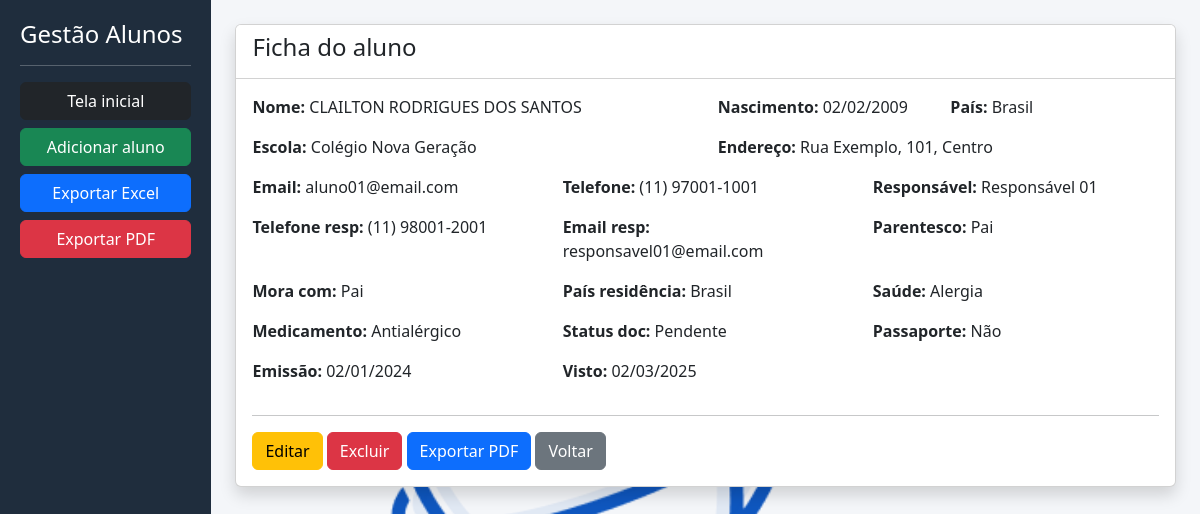
Page /detalhes/1 on the committed database.
### tables this page shows
CREATE TABLE alunos (
        id INTEGER PRIMARY KEY AUTOINCREMENT,
        nome TEXT,
        nascimento TEXT,
        escola TEXT,
        pais TEXT,
        endereco TEXT,
        email TEXT,
        telefone TEXT,
        responsavel TEXT,
        telefone_responsavel TEXT,
        email_responsavel TEXT,
        parentesco TEXT,
        mora_com TEXT,
        pais_residencia TEXT,
        saude TEXT,
        medicamento TEXT,
        status_doc TEXT,
        passaporte TEXT,
        emissao_passaporte TEXT,
        visto TEXT
    );

### app.py (the view)
@app.route("/detalhes/<int:id>")
def detalhes(id):
    conn = conectar()
    aluno = conn.execute(
        "SELECT * FROM alunos WHERE id=?",
        (id,)
    ).fetchone()
    conn.close()
    return render_template("detalhes.html", aluno=aluno)

### app.py (called while the page is built)
def conectar():
    return sqlite3.connect(DB)

### templates/detalhes.html
{% extends 'base.html' %}
{% block content %}
<div class="card shadow">
    <div class="card-header bg-white">
        <h4>Ficha do aluno</h4>
    </div>
    <div class="card-body">
        <div class="row">
            <div class="col-md-6 mb-3"><b>Nome:</b> {{ aluno[1] }}</div>
            <div class="col-md-3 mb-3"><b>Nascimento:</b> {{ aluno[2] }}</div>
            <div class="col-md-3 mb-3"><b>País:</b> {{ aluno[4] }}</div>
            <div class="col-md-6 mb-3"><b>Escola:</b> {{ aluno[3] }}</div>
            <div class="col-md-6 mb-3"><b>Endereço:</b> {{ aluno[5] }}</div>
            <div class="col-md-4 mb-3"><b>Email:</b> {{ aluno[6] }}</div>
            <div class="col-md-4 mb-3"><b>Telefone:</b> {{ aluno[7] }}</div>
            <div class="col-md-4 mb-3"><b>Responsável:</b> {{ aluno[8] }}</div>
            <div class="col-md-4 mb-3"><b>Telefone resp:</b> {{ aluno[9] }}</div>
            <div class="col-md-4 mb-3"><b>Email resp:</b> {{ aluno[10] }}</div>
            <div class="col-md-4 mb-3"><b>Parentesco:</b> {{ aluno[11] }}</div>
            <div class="col-md-4 mb-3"><b>Mora com:</b> {{ aluno[12] }}</div>
            <div class="col-md-4 mb-3"><b>País residência:</b> {{ aluno[13] }}</div>
            <div class="col-md-4 mb-3"><b>Saúde:</b> {{ aluno[14] }}</div>
            <div class="col-md-4 mb-3"><b>Medicamento:</b> {{ aluno[15] }}</div>
            <div class="col-md-4 mb-3"><b>Status doc:</b> {{ aluno[16] }}</div>
            <div class="col-md-4 mb-3"><b>Passaporte:</b> {{ aluno[17] }}</div>
            <div class="col-md-4 mb-3"><b>Emissão:</b> {{ aluno[18] }}</div>
            <div class="col-md-4 mb-3"><b>Visto:</b> {{ aluno[19] }}</div>
        </div>
        <hr>
        <a href="/editar/{{ aluno[0] }}" class="btn btn-warning">Editar</a>
        <a href="/excluir/{{ aluno[0] }}" class="btn btn-danger">Excluir</a>
        <a href="/pdf_aluno/{{ aluno[0] }}" class="btn btn-primary">Exportar PDF</a>
        <a href="/" class="btn btn-secondary">Voltar</a>
    </div>
</div>
{% endblock %}

### templates/base.html (shortened to what this page needs)
<!DOCTYPE html>
<html>
<head>
    <link href="https://cdn.jsdelivr.net/npm/bootstrap@5.3.3/dist/css/bootstrap.min.css" rel="stylesheet">
</head>
<body style="
background:#f4f6f9;
background-image:url('/static/logo.png');
background-repeat:no-repeat;
background-position:center;
background-size:500px;
background-attachment:fixed;
">
    <div class="d-flex">
        <div style="width:250px; min-height:100vh; background:#1f2d3d; color:white; padding:20px;">
            <h4>Gestão Alunos</h4>
            <hr>
            <a href="/" class="btn btn-dark w-100 mb-2">Tela inicial</a>
            <a href="/novo" class="btn btn-success w-100 mb-2">Adicionar aluno</a>
            <a href="/excel" class="btn btn-primary w-100 mb-2">Exportar Excel</a>
            <a href="/pdf" class="btn btn-danger w-100 mb-2">Exportar PDF</a>
        </div>
        <div class="container-fluid p-4">
            {% block content %}{% endblock %}
        </div>
    </div>
</body>
</html>

### templates/base.html (style rules this page uses)
body::before { content: ''; position: fixed; top: 0; left: 0; width: 100%; height: 100%; background: url('/static/logo.png') center no-repeat; background-size: 450px; opacity: 0.08; z-index: -1; }

### rows in the picture
alunos: nome "CLAILTON RODRIGUES DOS SANTOS", nascimento "02/02/2009", pais "Brasil", escola "Colégio Nova Geração", endereco "Rua Exemplo, 101, Centro", email "aluno01@email.com", telefone "(11) 97001-1001", responsavel "Responsável 01", telefone_responsavel "(11) 98001-2001", email_responsavel "responsavel01@email.com", parentesco "Pai", mora_com "Pai", pais_residencia "Brasil", saude "Alergia", medicamento "Antialérgico", status_doc "Pendente", passaporte "Não", emissao_passaporte "02/01/2024", visto "02/03/2025"
